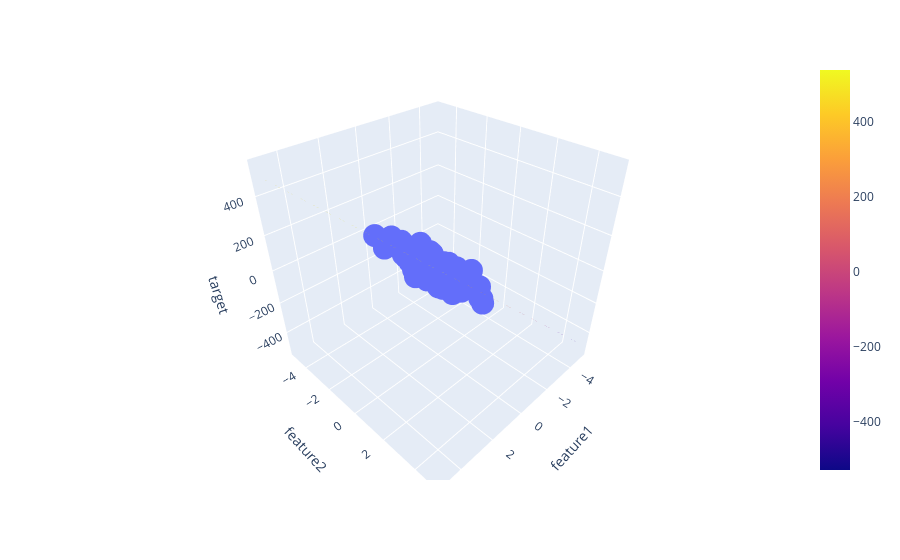

The cell this chart's notebook holds for it:
### Code cell
fig = px.scatter_3d(df, x='feature1', y='feature2', z='target')

fig.add_trace(go.Surface(x = x, y = y, z =z ))

fig.show()
